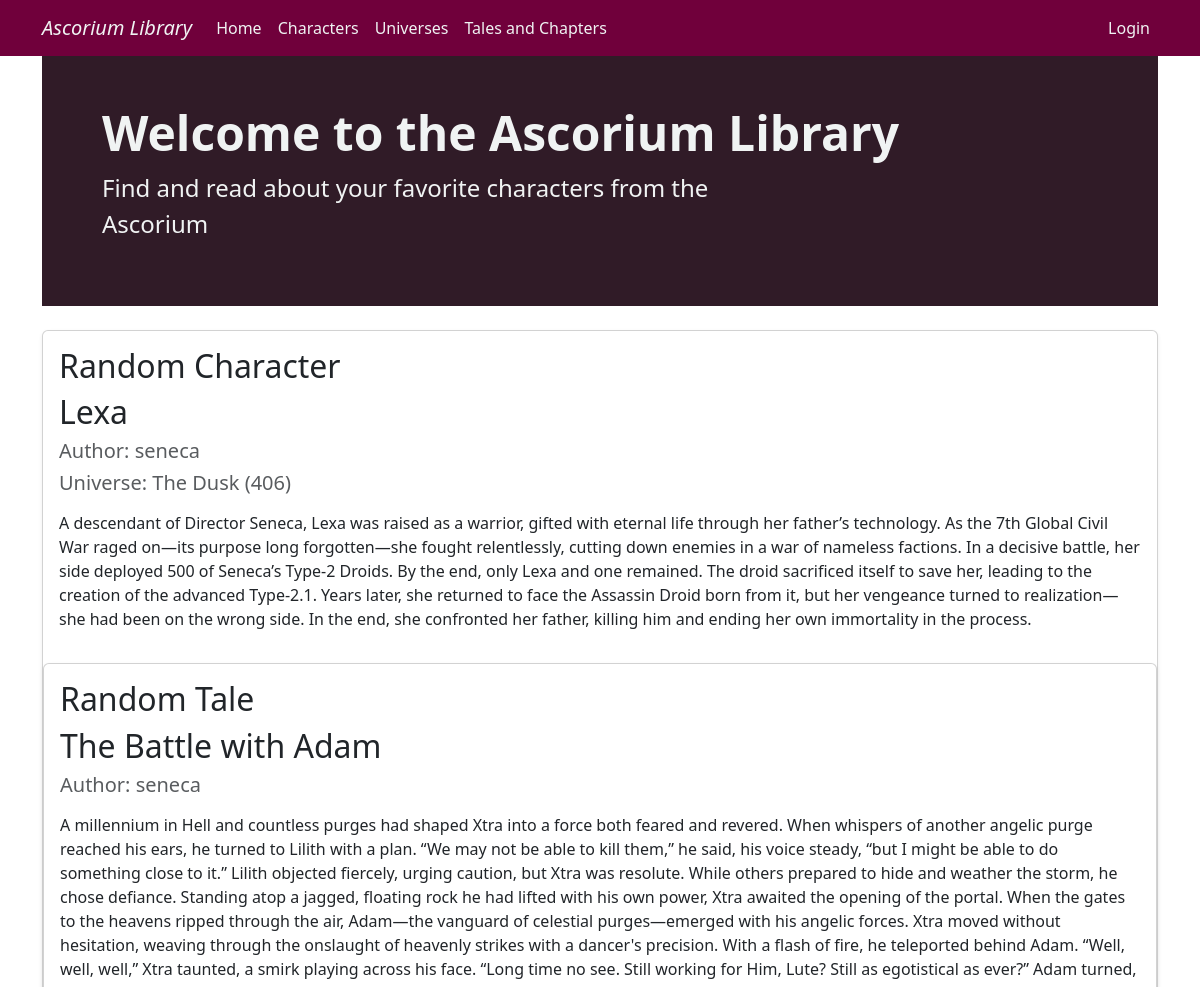
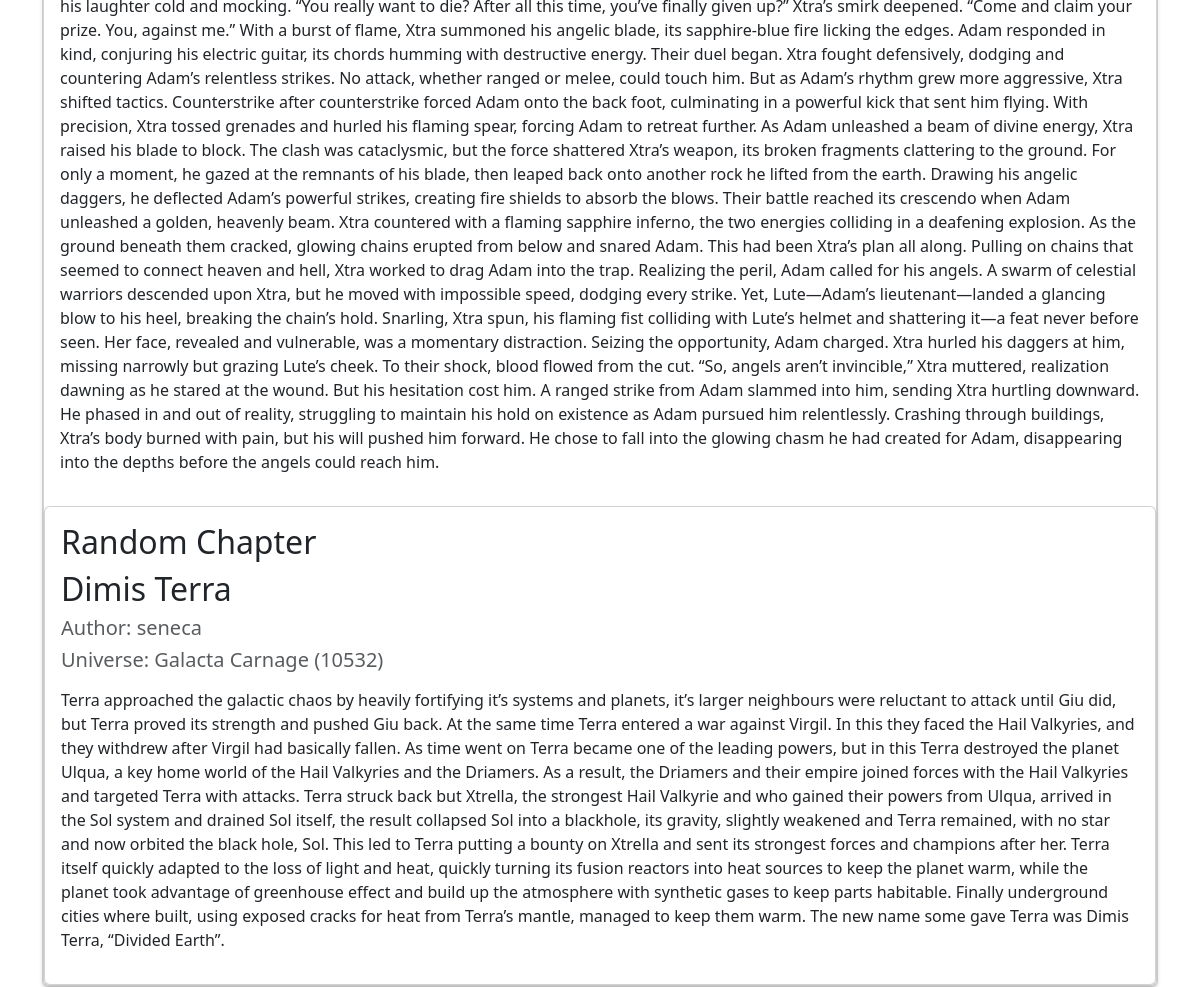
The page / on the database its author committed (2 pictures, top to bottom).
### Story_Database/models.py (models this page shows, shortened)
class CharacterDatabase(models.Model):  #Character database
    Name = models.CharField(max_length=64)
    Author = models.CharField(max_length=64, editable=False)   #the author is not editable, it is linked to the account that made it
    CharacterDescription = models.TextField()
    UniverseNumber = models.ForeignKey(UniverseDatabase, on_delete=models.CASCADE)  #foreign key to Unieverse Database, and so upon deletion of a universe no characters from it exist and so .cascade is added
    Tags = models.ManyToManyField("self", blank=True, symmetrical=False)    #relations to other characters from Character database  (symmetrical since it doesnt go both ways always) blank because it can be left empty

class UniverseDatabase(models.Model):   #Universe Database
    Name=models.CharField(max_length=64)
    UniverseAuthor=models.CharField(max_length=64, null=True)   #can be left empty, since multiple authors for a Universe could exist since they can be large projects of work
    UniverseNumber=models.PositiveIntegerField(unique=True)     #primary key using unique=True
    UniverseDescription=models.TextField() #textfield for the description that can vary in size depending on how creative the user is

class TalesDatabase(models.Model):
    Name = models.CharField(max_length=64)
    Author = models.CharField(max_length=64, editable=False)    #cant be editted
    Tale = models.TextField()
    Character = models.ForeignKey(CharacterDatabase, blank=False, on_delete=models.CASCADE) #foreign key, deletes using CASCADE

class ChaptersDatabase(models.Model):
    Name = models.CharField(max_length=64)
    Author = models.CharField(max_length=64, editable=False) #cant be editted
    Chapter = models.TextField()
    UniverseNumber = models.ForeignKey(UniverseDatabase, on_delete=models.CASCADE) #foreign game

### Story_Database/views.py (the view)
# urls.py: path('', views.index, name='index'),
def index(request):
       CharacterDataBase=CharacterDatabase.objects.all()       #create instance
       TaleDatabase=TalesDatabase.objects.all()
       ChapterDatabase=ChaptersDatabase.objects.all()
       Character = random.choice(CharacterDataBase)
       Tale = random.choice(TaleDatabase)
       Chapter = random.choice(ChapterDatabase)
       context={'Character':Character, 'Tale':Tale, 'Chapter':Chapter}
       return render(request, "index.html", context)

### Story_Database/templates/index.html (shortened to what this page needs)
{% extends "base.html" %}
{% block content %}
<div class="p-5 mb-4 jumbotron">
  <div class="container">
    <h1 class="display-5 fw-bold">Welcome to the Ascorium Library</h1>
    <p class="col-md-8 fs-4">Find and read about your favorite characters from the Ascorium</p>
  </div>
</div>
<div class="card shadow-sm">
  <div class="card-body">
    <h2 class="card-title">Random Character</h1>
      <h2 class="card-title">{{ Character.Name }}</h2>
      <h5 class="text-muted">Author: {{ Character.Author }}</h5>
      <h5 class="text-muted">Universe: {{ Character.UniverseNumber.Name }} ({{ Character.UniverseNumber.UniverseNumber|stringformat:"03d" }})</h5>
      <p class="mt-3">{{ Character.CharacterDescription }}</p>
  </div>
  <div class="card shadow-sm">
    <div class="card-body">
      <h2 class="card-title">Random Tale</h1>
        <h2 class="card-title">{{ Tale.Name }}</h2>
        <h5 class="text-muted">Author: {{ Tale.Author }}</h5>
        <p class="mt-3">{{ Tale.Tale }}</p>
    </div>
    <div class="card shadow-sm">
      <div class="card-body">
        <h2 class="card-title">Random Chapter</h1>
          <h2 class="card-title">{{ Chapter.Name }}</h2>
          <h5 class="text-muted">Author: {{ Chapter.Author }}</h5>
          <h5 class="text-muted">Universe: {{ Chapter.UniverseNumber.Name }} ({{ Chapter.UniverseNumber.UniverseNumber|stringformat:"03d" }})</h5>
          <p class="mt-3">{{ Chapter.Chapter }}</p>
      </div>
{% endblock %}

### static/styles.css (style rules this page uses)
.jumbotron { background-color: #301B27; color: #F0F3F3; }

### rows shown on the page
CharacterDatabase: Name "Lexa", Author "seneca", UniverseNumber.Name "The Dusk", UniverseNumber.UniverseNumber "406", CharacterDescription "A descendant of Director Seneca, Lexa was raised as a warrior, gifted with eternal life through her father’s technology. As the 7th Global Civil War raged on—its purpose long forgotten—she fought relentlessly, cutting down enemies in a war of nameless factions. In a decisive battle, her side deployed 500 of Seneca’s Type-2 Droids. By the end, only Lexa and one remained. The droid sacrificed itself to save her, leading to the creation of the advanced Type-2.1. Years later, she returned to face the Assassin Droid born from it, but her vengeance turned to realization—she had been on the wrong side. In the end, she confronted her father, killing him and ending her own immortality in the process."
TalesDatabase: Name "The Battle with Adam", Author "seneca", Tale "A millennium in Hell and countless purges had shaped Xtra into a force both feared and revered. When whispers of another angelic purge reached his ears, he turned to Lilith with a plan. “We may not be able to kill them,” he said, his voice steady, “but I might be able to do something close to it.” Lilith objected fiercely, urging caution, but Xtra was resolute. While others prepared to hide and weather the storm, he chose defiance. Standing atop a jagged, floating rock he had lifted with his own power, Xtra awaited the opening of the portal. When the gates to the heavens ripped through the air, Adam—the vanguard of celestial purges—emerged with his angelic forces. Xtra moved without…"
ChaptersDatabase: Name "Dimis Terra", Author "seneca", UniverseNumber.Name "Galacta Carnage", UniverseNumber.UniverseNumber "10532", Chapter "Terra approached the galactic chaos by heavily fortifying it’s systems and planets, it’s larger neighbours were reluctant to attack until Giu did, but Terra proved its strength and pushed Giu back. At the same time Terra entered a war against Virgil. In this they faced the Hail Valkyries, and they withdrew after Virgil had basically fallen. As time went on Terra became one of the leading powers, but in this Terra destroyed the planet Ulqua, a key home world of the Hail Valkyries and the Driamers. As a result, the Driamers and their empire joined forces with the Hail Valkyries and targeted Terra with attacks. Terra struck back but Xtrella, the strongest Hail Valkyrie and who gained their…"
